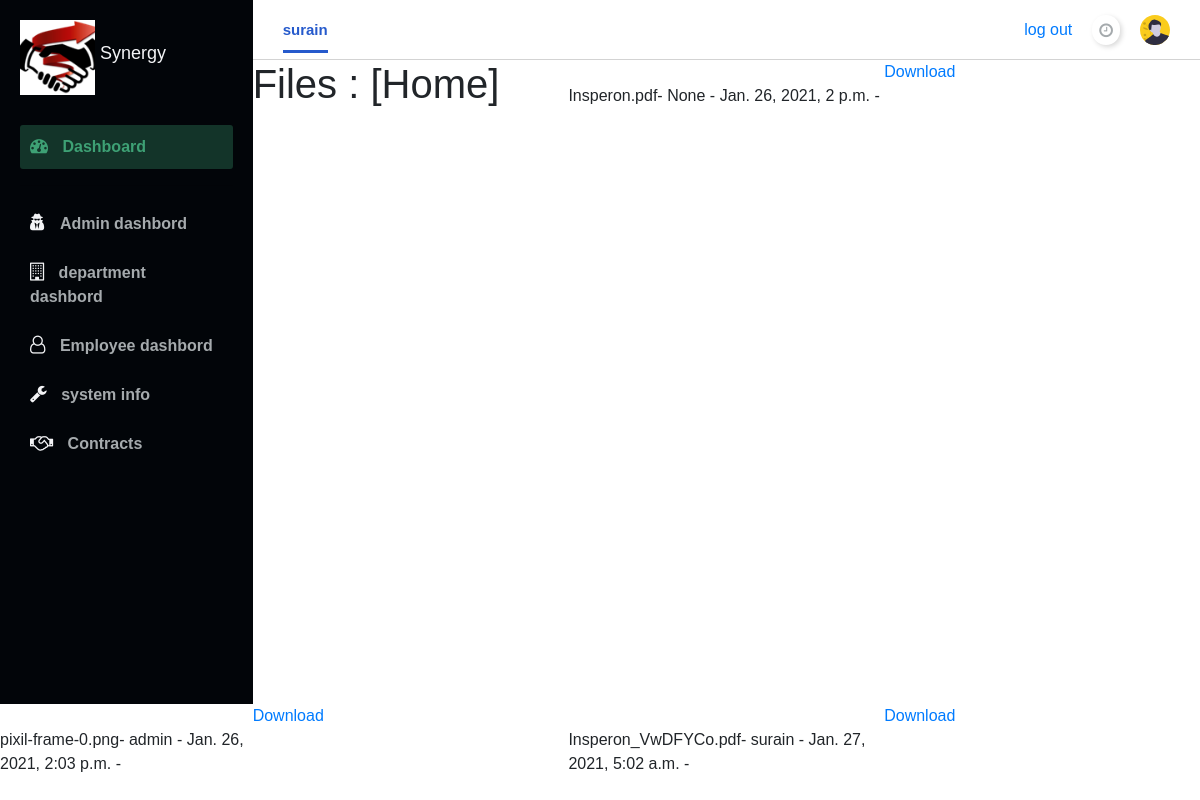
The page /docs_list/2 (signed in) on the database its author committed.
### core/models.py (models this page shows, shortened)
class Directory(models.Model):
	name = models.CharField(max_length=256)
	created_by = models.ForeignKey(User, on_delete=models.SET_NULL, blank=True, null=True)
	created_at = models.DateTimeField(auto_now_add=True)

class Document(models.Model):
	uploaded_to = models.ForeignKey(Directory, on_delete=models.CASCADE)
	file = models.FileField()
	uploaded_by = models.ForeignKey(User, on_delete=models.SET_NULL, blank=True, null=True)
	uploaded_at = models.DateTimeField(auto_now_add=True)

### core/views.py (the view)
# urls.py: path('docs_list/<int:pk>', DocumentListView.as_view(), name='docs_list'),
class DocumentListView(LoginRequiredMixin, ListView):
    model = Document
    template_name = 'core\document_list.html'
    context_object_name= 'docs'
    def get_context_data(self, **kwargs):
        context = super().get_context_data(**kwargs)
        directory = Directory.objects.get(pk=self.kwargs['pk'])
        documents = Document.objects.filter(uploaded_to = directory)
        context['directory'] = directory
        context['documents'] = documents
        return context

### core/templates/core/document_list.html
{% extends "core/base.html" %}
{% block content %}
<h1>Files : [{{ directory.name }}]</h1>
<br>
{% for document in documents %}
	{{ document.file.name }}- {{ document.uploaded_by }} - {{ document.uploaded_at }} - <a href="{{ document.file.url }}">Download</a> <br>
{% endfor %}
{% endblock %}

### core/templates/core/base.html (shortened to what this page needs)
{% load static %}
<!DOCTYPE html>
<html lang="en">
  <head>
    <link rel="stylesheet" href="https://cdnjs.cloudflare.com/ajax/libs/twitter-bootstrap/4.6.0/css/bootstrap.min.css">
    <link
      rel="stylesheet"
      href="https://stackpath.bootstrapcdn.com/font-awesome/4.7.0/css/font-awesome.min.css"
    />
    <link rel="stylesheet" href=" {% static 'core\style.css' %}" />
  </head>
  <body>
	<div class="container1">
      <nav class="navbar">
        <div class="navbar__left">
          <a class="active_link" href="#">{{request.user.username}}</a>
        </div>
        <div class="navbar__right">
          <a href="#">
           log out
          </a>
          <a href="#">
            <i class="fa fa-clock-o" aria-hidden="true"></i>
          </a>
          <a href="#">
            <img width="30" src="assets/avatar.svg" alt="" />
          </a>
        </div>
      </nav>
	{% block content %}
	{% endblock %}
      <div id="sidebar">
        <div class="sidebar__title">
          <div class="sidebar__img">
           <img  src="{% static 'core\images\logo.png' %}" />
            <h1>Synergy</h1>
          </div>
        </div>
        <div class="sidebar__menu">
          <div class="sidebar__link active_menu_link">
            <i class="fa fa-dashboard"></i>
            <a href="#">Dashboard</a>
          </div>
         <hr>
          <div class="sidebar__link">
            <i class="fa fa-user-secret" aria-hidden="true"></i>
            <a href="#">Admin dashbord</a>
          </div>
          <div class="sidebar__link">
            <i class="fa fa-building-o"></i>
            <a href="#">department dashbord</a>
          </div>
          <div class="sidebar__link">
            <i class="fa fa-user-o"></i>
            <a href="#">Employee dashbord</a>
          </div>
          <div class="sidebar__link">
            <i class="fa fa-wrench"></i>
            <a href="#">system info</a>
          </div>
          <div class="sidebar__link">
            <i class="fa fa-handshake-o"></i>
            <a href="#">Contracts</a>
          </div>
        </div>
      </div>
	  </div>
</body>
</html>

### core/static/core/style.css (style rules this page uses)
* { margin: 0; padding: 0; }
body { box-sizing: border-box; font-family:'Franklin Gothic Medium', 'Arial Narrow', Arial, sans-serif; }
.container1 { display: grid; height: 100vh; grid-template-columns: 0.8fr 1fr 1fr 1fr; grid-template-rows: 0.2fr 3fr; grid-template-areas: "sidebar nav nav nav" "sidebar main main main"; }
.navbar { background: #ffffff; grid-area: nav; height: 60px; display: flex; align-items: center; justify-content: space-between; padding: 0 30px 0 30px; border-bottom: 1px solid lightgray; }
.navbar__left > a { margin-right: 30px; text-decoration: none; color: #a5aaad; font-size: 15px; font-weight: 700; }
.navbar__left .active_link { color: #265acc; border-bottom: 3px solid #265acc; padding-bottom: 12px; }
.navbar__right { display: flex; justify-content: center; align-items: center; }
.navbar__right > a { margin-left: 20px; text-decoration: none; }
.navbar__right > a > i { color: #a5aaad; font-size: 16px; border-radius: 50px; background: #ffffff; box-shadow: 2px 2px 5px #d9d9d9, -2px -2px 5px #ffffff; padding: 7px; }
#sidebar { background: #020509; grid-area: sidebar; overflow-y: auto; padding: 20px; -webkit-transition: all 0.5s; transition: all 0.5s; }
.sidebar__title { display: flex; justify-content: space-between; align-items: center; color: #f3f4f6; margin-bottom: 30px; }
.sidebar__img { display: flex; align-items: center; }
.sidebar__title > div > img { width: 75px; object-fit: contain; }
.sidebar__title > div > h1 { font-size: 18px; display: inline; padding-left: 5px; box-sizing: border-box; }
.sidebar__link { color: #f3f4f6; padding: 10px; border-radius: 3px; margin-bottom: 5px; }
.active_menu_link { background: rgba(62, 161, 117, 0.3); color: #3ea175; }
.active_menu_link a { color: #3ea175 !important; }
.sidebar__link > a { text-decoration: none; color: #a5aaad; font-weight: 700; }
.sidebar__link > i { margin-right: 10px; font-size: 18px; }

### rows shown on the page
Directory: name "Home"
Document: file.name "Insperon.pdf", uploaded_by "None", uploaded_at "Jan. 26, 2021, 2 p.m."
Document: file.name "pixil-frame-0.png", uploaded_by "admin", uploaded_at "Jan. 26, 2021, 2:03 p.m."
Document: file.name "Insperon_VwDFYCo.pdf", uploaded_by "surain", uploaded_at "Jan. 27, 2021, 5:02 a.m."

### other values the page prints
{{ request.user.username }} "surain"
